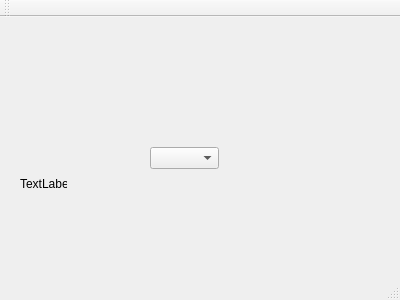
<?xml version="1.0" encoding="UTF-8"?>
<ui version="4.0">
 <class>MainWindow</class>
 <widget class="QMainWindow" name="MainWindow">
  <property name="geometry">
   <rect>
    <x>0</x>
    <y>0</y>
    <width>400</width>
    <height>300</height>
   </rect>
  </property>
  <property name="windowTitle">
   <string>MainWindow</string>
  </property>
  <widget class="QWidget" name="centralWidget">
   <widget class="QComboBox" name="comboBox">
    <property name="geometry">
     <rect>
      <x>150</x>
      <y>130</y>
      <width>69</width>
      <height>22</height>
     </rect>
    </property>
   </widget>
   <widget class="QLabel" name="label1">
    <property name="geometry">
     <rect>
      <x>20</x>
      <y>160</y>
      <width>47</width>
      <height>13</height>
     </rect>
    </property>
    <property name="text">
     <string>TextLabel</string>
    </property>
   </widget>
  </widget>
  <widget class="QMenuBar" name="menuBar">
   <property name="geometry">
    <rect>
     <x>0</x>
     <y>0</y>
     <width>400</width>
     <height>21</height>
    </rect>
   </property>
  </widget>
  <widget class="QToolBar" name="mainToolBar">
   <attribute name="toolBarArea">
    <enum>TopToolBarArea</enum>
   </attribute>
   <attribute name="toolBarBreak">
    <bool>false</bool>
   </attribute>
  </widget>
  <widget class="QStatusBar" name="statusBar"/>
 </widget>
 <layoutdefault spacing="6" margin="11"/>
 <resources/>
 <connections/>
</ui>
